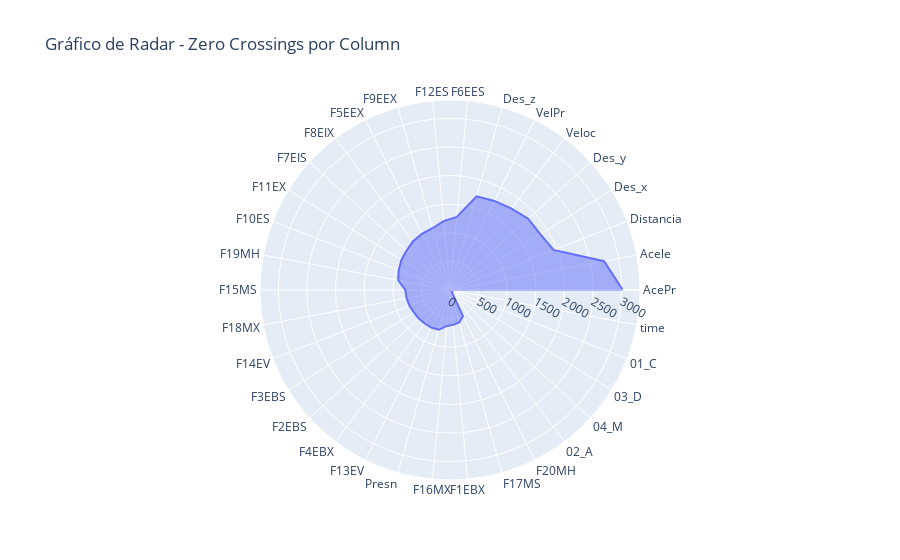

The code cell stored with this chart in its notebook:
### Code cell
import plotly.graph_objects as go

# Asegúrate de cerrar el ciclo tanto en las etiquetas como en los valores para que el gráfico de radar sea completo.
categories = df_sorted_P11['Column'].tolist()
values = df_sorted_P11['Zero_Crossings'].tolist()

# Añadir el primer valor al final de la lista para cerrar el gráfico
categories += [categories[0]]
values += [values[0]]

fig = go.Figure(data=go.Scatterpolar(
    r=values,
    theta=categories,
    fill='toself',
    name='Zero Crossings'
))

fig.update_layout(
    polar=dict(
        radialaxis=dict(
            visible=True,
            range=[0, max(values) * 1.1]  # Ajusta el rango radial un poco por encima del valor máximo
        )
    ),
    showlegend=False,
    title='Gráfico de Radar - Zero Crossings por Column PACIENTE 11'
)

fig.show()

### Figure 1 — Plotly figure (JSON) as saved in the notebook; plotly's stock layout.template omitted (floating-point values rounded to 4 significant figures)
{"data": [{"fill": "toself", "name": "Zero Crossings", "r": [3018, 2739, 1940, 1855, 1848, 1782, 1738, 1701, 1284, 1210, 1122, 1098, 1070, 1026, 998, 962, 921, 781, 772, 759, 742, 738, 734, 733, 723, 634, 612, 589, 509, 68, 56, 42, 20, 0, 3018], "theta": ["AcePr", "Acele", "Distancia", "Des_x", "Des_y", "Veloc", "VelPr", "Des_z", "F6EES", "F12ES", "F9EEX", "F5EEX", "F8EIX", "F7EIS", "F11EX", "F10ES", "F19MH", "F15MS", "F18MX", "F14EV", "F3EBS", "F2EBS", "F4EBX", "F13EV", "Presn", "F16MX", "F1EBX", "F17MS", "F20MH", "02_A", "04_M", "03_D", "01_C", "time", "AcePr"], "type": "scatterpolar"}], "layout": {"polar": {"radialaxis": {"range": [0, 3320.0], "visible": true}}, "showlegend": false, "title": {"text": "Gráfico de Radar - Zero Crossings por Column"}}}
